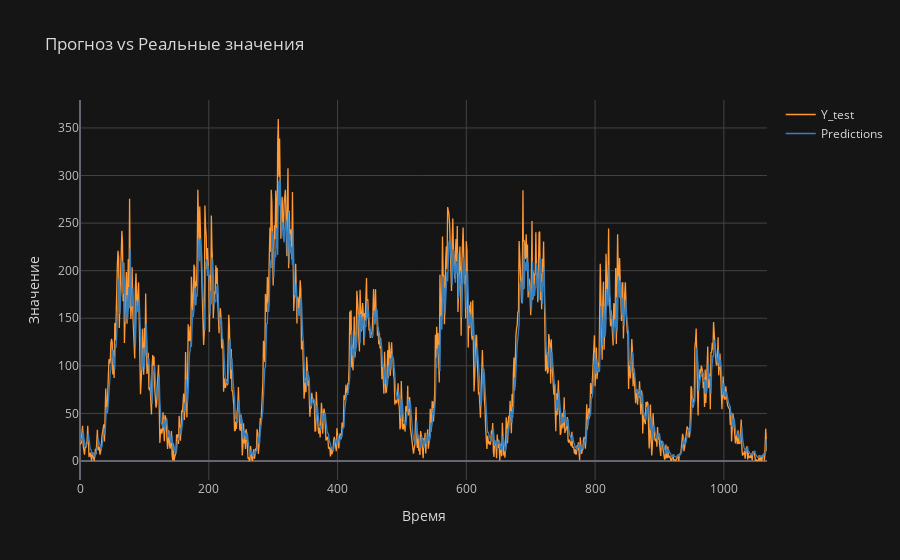

The cell this chart's notebook holds for it:
### Code cell
df_test = pd.DataFrame({
    'Y_test': inv_y_test.ravel(),
    'Predictions': inv_test_predict.ravel()
})
# Отобразить на графике
df_test.iplot(title="Прогноз vs Реальные значения", xTitle="Время", yTitle="Значение", theme="solar")

### Figure 1 — Plotly figure (JSON) as saved in the notebook; plotly's stock layout.template omitted (floating-point values rounded to 4 significant figures; data arrays with more than 128 entries replaced by an {"elided": "..."} marker saying what was removed)
{"data": [{"line": {"color": "rgba(255, 153, 51, 1.0)", "dash": "solid", "shape": "linear", "width": 1.3}, "mode": "lines", "name": "Y_test", "text": "", "type": "scatter", "x": {"elided": "1068 int values"}, "y": {"elided": "1068 float values"}}, {"line": {"color": "rgba(55, 128, 191, 1.0)", "dash": "solid", "shape": "linear", "width": 1.3}, "mode": "lines", "name": "Predictions", "text": "", "type": "scatter", "x": {"elided": "1068 int values"}, "y": {"elided": "1068 float values"}}], "layout": {"legend": {"bgcolor": "#151516", "font": {"color": "#D9D9D9"}}, "paper_bgcolor": "#151516", "plot_bgcolor": "#151516", "title": {"font": {"color": "#D9D9D9"}, "text": "Прогноз vs Реальные значения"}, "xaxis": {"gridcolor": "#434343", "showgrid": true, "tickfont": {"color": "#C2C2C2"}, "title": {"font": {"color": "#D9D9D9"}, "text": "Время"}, "zerolinecolor": "#666570"}, "yaxis": {"gridcolor": "#434343", "showgrid": true, "tickfont": {"color": "#C2C2C2"}, "title": {"font": {"color": "#D9D9D9"}, "text": "Значение"}, "zerolinecolor": "#666570"}}}
